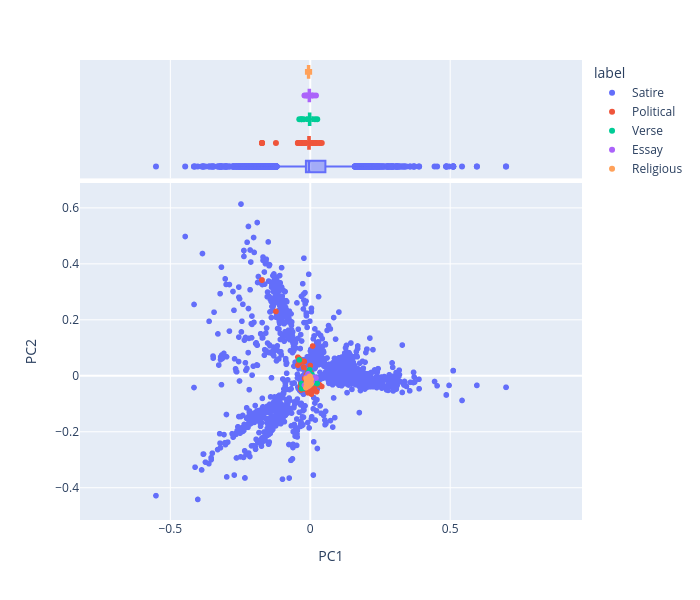

The notebook cell saved with this chart:
### Code cell
vis_pcs(DCM_pa, 1, 2)

### Figure 1 — Plotly figure (JSON) as saved in the notebook; plotly's stock layout.template omitted (floating-point values rounded to 4 significant figures; data arrays with more than 128 entries replaced by an {"elided": "..."} marker saying what was removed)
{"data": [{"hovertemplate": "<b>%{hovertext}</b><br><br>label=Satire<br>PC1=%{x}<br>PC2=%{y}<extra></extra>", "hovertext": {"elided": "2664 str values"}, "legendgroup": "Satire", "marker": {"color": "#636efa", "symbol": "circle"}, "mode": "markers", "name": "Satire", "showlegend": true, "type": "scattergl", "x": {"elided": "2664 float values"}, "xaxis": "x", "y": {"elided": "2664 float values"}, "yaxis": "y"}, {"alignmentgroup": "True", "hovertemplate": "<b>%{hovertext}</b><br><br>label=Satire<br>PC1=%{x}<extra></extra>", "hovertext": {"elided": "2664 str values"}, "legendgroup": "Satire", "marker": {"color": "#636efa", "symbol": "circle"}, "name": "Satire", "notched": true, "offsetgroup": "Satire", "showlegend": false, "type": "box", "x": {"elided": "2664 float values"}, "xaxis": "x2", "yaxis": "y2"}, {"hovertemplate": "<b>%{hovertext}</b><br><br>label=Political<br>PC1=%{x}<br>PC2=%{y}<extra></extra>", "hovertext": {"elided": "557 str values"}, "legendgroup": "Political", "marker": {"color": "#EF553B", "symbol": "circle"}, "mode": "markers", "name": "Political", "showlegend": true, "type": "scattergl", "x": {"elided": "557 float values"}, "xaxis": "x", "y": {"elided": "557 float values"}, "yaxis": "y"}, {"alignmentgroup": "True", "hovertemplate": "<b>%{hovertext}</b><br><br>label=Political<br>PC1=%{x}<extra></extra>", "hovertext": {"elided": "557 str values"}, "legendgroup": "Political", "marker": {"color": "#EF553B", "symbol": "circle"}, "name": "Political", "notched": true, "offsetgroup": "Political", "showlegend": false, "type": "box", "x": {"elided": "557 float values"}, "xaxis": "x2", "yaxis": "y2"}, {"hovertemplate": "<b>%{hovertext}</b><br><br>label=Verse<br>PC1=%{x}<br>PC2=%{y}<extra></extra>", "hovertext": ["Baucis and Philemon", "Baucis and Philemon", "Baucis and Philemon", "Baucis and Philemon", "Baucis and Philemon", "Baucis and Philemon", "Baucis and Philemon", "Baucis and Philemon", "Baucis and Philemon", "Baucis and Philemon", "Baucis and Philemon", "Baucis and Philemon", "Baucis and Philemon", "Baucis and Philemon", "Baucis and Philemon", "Baucis and Philemon", "Baucis and Philemon", "Baucis and Philemon", "Cadenus and Vanessa", "Cadenus and Vanessa", "Cadenus and Vanessa", "Cadenus and Vanessa", "Cadenus and Vanessa", "Cadenus and Vanessa", "Cadenus and Vanessa", "Cadenus and Vanessa", "Cadenus and Vanessa", "Cadenus and Vanessa", "Cadenus and Vanessa", "Cadenus and Vanessa", "Cadenus and Vanessa", "Cadenus and Vanessa", "Cadenus and Vanessa", "Cadenus and Vanessa", "Cadenus and Vanessa", "Cadenus and Vanessa", "Cadenus and Vanessa", "Cadenus and Vanessa", "Cadenus and Vanessa", "Cadenus and Vanessa", "Cadenus and Vanessa", "Cadenus and Vanessa", "Cadenus and Vanessa", "Cadenus and Vanessa", "Cadenus and Vanessa", "Cadenus and Vanessa", "Cadenus and Vanessa", "Cadenus and Vanessa", "Cadenus and Vanessa", "Cadenus and Vanessa", "Cadenus and Vanessa", "Cadenus and Vanessa", "Cadenus and Vanessa", "Cadenus and Vanessa", "Cadenus and Vanessa", "Cadenus and Vanessa", "Cadenus and Vanessa", "Cadenus and Vanessa", "Cadenus and Vanessa", "Cadenus and Vanessa", "Cadenus and Vanessa", "Cadenus and Vanessa", "Cadenus and Vanessa", "Cadenus and Vanessa", "Cadenus and Vanessa", "Cadenus and Vanessa", "The Logicians Refuted", "The Puppet Show", "The Puppet Show", "The Puppet Show", "The Puppet Show", "The Puppet Show", "The Puppet Show", "The Puppet Show", "The Puppet Show", "The Puppet Show", "The Puppet Show", "The Puppet Show", "The Puppet Show", "The Puppet Show", "The Puppet Show", "The Puppet Show", "The Puppet Show", "The Puppet Show", "The Puppet Show", "Stella's Birthday, 1718", "Stella's Birthday, 1718", "Stella's Birthday, 1720", "Stella's Birthday, 1720", "Stella's Birthday, 1720", "Stella's Birthday, 1720", "Stella's Birthday, 1722", "Stella's Birthday, 1722", "Stella's Birthday, 1722", "Stella's Birthday, 1722", "Stella's Birthday, 1722", "Stella's Birthday, 1722", "Stella's Birthday, 1722", "Stella's Birthday, 1722", "Stella's Birthday, 1722", "Stella's Birthday, 1722", "Stella's Birthday, 1724", "Stella's Birthday, 1724", "Stella's Birthday, 1724", "Stella's Birthday, 1724", "Stella's Birthday, March 13, 1726", "Stella's Birthday, March 13, 1726", "Stella's Birthday, March 13, 1726", "Stella's Birthday, March 13, 1726", "Stella's Birthday, March 13, 1726", "Stella's Birthday, March 13, 1726", "Stella's Birthday, March 13, 1726", "To Stella, Visiting me in my sickness", "To Stella, Visiting me in my sickness", "To Stella, Visiting me in my sickness", "To Stella, Visiting me in my sickness", "To Stella, Visiting me in my sickness", "To Stella, Visiting me in my sickness", "To Stella, Visiting me in my sickness", "To Stella, Visiting me in my sickness", "To Stella, Visiting me in my sickness", "To Stella, Visiting me in my sickness", "To Stella, Visiting me in my sickness", "To Stella, Visiting me in my sickness", "To Stella, Visiting me in my sickness", "To Stella, Visiting me in my sickness"], "legendgroup": "Verse", "marker": {"color": "#00cc96", "symbol": "circle"}, "mode": "markers", "name": "Verse", "showlegend": true, "type": "scattergl", "x": [-0.0008605, -0.001077, -0.002109, -0.005197, 0.00229, -0.0014, -0.0006957, 0.0001699, 0.001153, -0.002493, -0.0001624, -0.002671, 0.00792, -0.005301, -0.004183, 0.005562, -0.002008, -0.003306, -0.002909, 0.001645, -0.003418, 0.001444, -0.005227, 7.055e-05, 0.000645, -0.00572, -0.00913, -0.008882, 0.0006318, 0.00148, -0.0007121, -0.005158, -0.004715, -0.002903, 0.01678, 0.002855, -0.003121, -0.005773, -0.001563, -0.02278, -0.03097, -0.005055, 0.006167, 0.006624, -0.003395, -0.008121, -0.0007264, -0.004835, 0.005827, -0.03142, 0.001909, -0.006679, -0.003723, 0.002795, -0.004942, -0.001391, -0.0044, 0.0249, -0.0005351, -0.002117, 0.001482, -0.001449, -0.005466, -0.002246, -0.003321, -0.001132, -0.01156, 0.002014, -0.002201, -0.002407, -0.003725, 0.002417, -0.001806, 0.0002542, -0.002397, -0.006604, 0.002185, -0.007913, -0.01201, -0.001996, -0.007931, -0.001875, -0.001852, 0.0007927, 0.006365, -0.003981, -0.002099, -0.006166, -0.001868, -0.001215, 0.00507, -0.006669, -0.006033, -0.006897, 0.0006379, -0.005654, 0.002577, -0.001036, -0.0028, -0.0006221, -0.001428, -0.004176, 0.005507, 0.001193, 0.003318, -0.004846, -0.0003468, -0.002533, -0.006206, -0.005013, 6.298e-05, 0.008318, -0.007649, -0.005429, 0.004638, -0.001244, 0.0009147, 0.002391, -1.025e-06, -0.006272, 0.00754, -0.003533, -0.005807, -0.003223, 0.0005687, -0.03911], "xaxis": "x", "y": [-0.003147, -0.008985, -0.01616, -0.02854, -0.003444, -0.001369, -0.006751, -0.01383, -0.005942, -0.009635, -0.0049, -0.01107, -0.01031, -0.01769, -0.0006621, -0.01356, -0.009155, -0.009286, 0.002471, -0.0052, -0.008287, -0.02033, -0.01818, -0.01636, -0.01183, -0.02044, -0.008803, -0.01074, -0.0008696, -0.02128, -0.009894, -0.01997, -0.01225, -0.02161, -0.01992, -0.002775, -0.02118, -0.01415, -0.01858, -0.04363, -0.04489, -0.01522, 0.005261, -0.02746, -0.01317, -0.02683, -0.01121, -0.01039, -0.01965, -0.02703, -0.01652, -0.035, -0.01069, -0.02758, -0.03339, -0.02176, -0.02344, -0.02702, -0.009048, -0.01492, -0.01716, -0.01968, -0.01761, -0.02226, -0.01018, -0.0101, -0.02074, -0.002178, -0.01204, -0.002717, -0.008983, -0.006379, -0.008771, -0.003503, -0.008751, -0.01197, -0.003807, -0.00843, -0.001217, -0.005426, -0.005273, -0.006557, 0.02189, -0.00655, -0.009572, -0.008089, -0.01615, -0.01047, -0.01414, 0.0001665, -0.02009, 0.01199, -0.00699, -0.02039, -0.007687, -2.417e-05, 0.0004585, -0.01305, -0.005686, -0.008434, -0.007068, -0.01682, -0.01678, -0.01167, -0.01781, -0.01094, -0.01179, -0.01449, -0.006074, -0.01471, -0.009422, -0.008185, 0.01175, -0.01434, -0.006254, -0.01299, -0.0106, -0.01773, -0.00669, -0.02029, -0.01358, -0.01452, -0.007422, -0.01543, -0.009241, 0.05742], "yaxis": "y"}, {"alignmentgroup": "True", "hovertemplate": "<b>%{hovertext}</b><br><br>label=Verse<br>PC1=%{x}<extra></extra>", "hovertext": ["Baucis and Philemon", "Baucis and Philemon", "Baucis and Philemon", "Baucis and Philemon", "Baucis and Philemon", "Baucis and Philemon", "Baucis and Philemon", "Baucis and Philemon", "Baucis and Philemon", "Baucis and Philemon", "Baucis and Philemon", "Baucis and Philemon", "Baucis and Philemon", "Baucis and Philemon", "Baucis and Philemon", "Baucis and Philemon", "Baucis and Philemon", "Baucis and Philemon", "Cadenus and Vanessa", "Cadenus and Vanessa", "Cadenus and Vanessa", "Cadenus and Vanessa", "Cadenus and Vanessa", "Cadenus and Vanessa", "Cadenus and Vanessa", "Cadenus and Vanessa", "Cadenus and Vanessa", "Cadenus and Vanessa", "Cadenus and Vanessa", "Cadenus and Vanessa", "Cadenus and Vanessa", "Cadenus and Vanessa", "Cadenus and Vanessa", "Cadenus and Vanessa", "Cadenus and Vanessa", "Cadenus and Vanessa", "Cadenus and Vanessa", "Cadenus and Vanessa", "Cadenus and Vanessa", "Cadenus and Vanessa", "Cadenus and Vanessa", "Cadenus and Vanessa", "Cadenus and Vanessa", "Cadenus and Vanessa", "Cadenus and Vanessa", "Cadenus and Vanessa", "Cadenus and Vanessa", "Cadenus and Vanessa", "Cadenus and Vanessa", "Cadenus and Vanessa", "Cadenus and Vanessa", "Cadenus and Vanessa", "Cadenus and Vanessa", "Cadenus and Vanessa", "Cadenus and Vanessa", "Cadenus and Vanessa", "Cadenus and Vanessa", "Cadenus and Vanessa", "Cadenus and Vanessa", "Cadenus and Vanessa", "Cadenus and Vanessa", "Cadenus and Vanessa", "Cadenus and Vanessa", "Cadenus and Vanessa", "Cadenus and Vanessa", "Cadenus and Vanessa", "The Logicians Refuted", "The Puppet Show", "The Puppet Show", "The Puppet Show", "The Puppet Show", "The Puppet Show", "The Puppet Show", "The Puppet Show", "The Puppet Show", "The Puppet Show", "The Puppet Show", "The Puppet Show", "The Puppet Show", "The Puppet Show", "The Puppet Show", "The Puppet Show", "The Puppet Show", "The Puppet Show", "The Puppet Show", "Stella's Birthday, 1718", "Stella's Birthday, 1718", "Stella's Birthday, 1720", "Stella's Birthday, 1720", "Stella's Birthday, 1720", "Stella's Birthday, 1720", "Stella's Birthday, 1722", "Stella's Birthday, 1722", "Stella's Birthday, 1722", "Stella's Birthday, 1722", "Stella's Birthday, 1722", "Stella's Birthday, 1722", "Stella's Birthday, 1722", "Stella's Birthday, 1722", "Stella's Birthday, 1722", "Stella's Birthday, 1722", "Stella's Birthday, 1724", "Stella's Birthday, 1724", "Stella's Birthday, 1724", "Stella's Birthday, 1724", "Stella's Birthday, March 13, 1726", "Stella's Birthday, March 13, 1726", "Stella's Birthday, March 13, 1726", "Stella's Birthday, March 13, 1726", "Stella's Birthday, March 13, 1726", "Stella's Birthday, March 13, 1726", "Stella's Birthday, March 13, 1726", "To Stella, Visiting me in my sickness", "To Stella, Visiting me in my sickness", "To Stella, Visiting me in my sickness", "To Stella, Visiting me in my sickness", "To Stella, Visiting me in my sickness", "To Stella, Visiting me in my sickness", "To Stella, Visiting me in my sickness", "To Stella, Visiting me in my sickness", "To Stella, Visiting me in my sickness", "To Stella, Visiting me in my sickness", "To Stella, Visiting me in my sickness", "To Stella, Visiting me in my sickness", "To Stella, Visiting me in my sickness", "To Stella, Visiting me in my sickness"], "legendgroup": "Verse", "marker": {"color": "#00cc96", "symbol": "circle"}, "name": "Verse", "notched": true, "offsetgroup": "Verse", "showlegend": false, "type": "box", "x": [-0.0008605, -0.001077, -0.002109, -0.005197, 0.00229, -0.0014, -0.0006957, 0.0001699, 0.001153, -0.002493, -0.0001624, -0.002671, 0.00792, -0.005301, -0.004183, 0.005562, -0.002008, -0.003306, -0.002909, 0.001645, -0.003418, 0.001444, -0.005227, 7.055e-05, 0.000645, -0.00572, -0.00913, -0.008882, 0.0006318, 0.00148, -0.0007121, -0.005158, -0.004715, -0.002903, 0.01678, 0.002855, -0.003121, -0.005773, -0.001563, -0.02278, -0.03097, -0.005055, 0.006167, 0.006624, -0.003395, -0.008121, -0.0007264, -0.004835, 0.005827, -0.03142, 0.001909, -0.006679, -0.003723, 0.002795, -0.004942, -0.001391, -0.0044, 0.0249, -0.0005351, -0.002117, 0.001482, -0.001449, -0.005466, -0.002246, -0.003321, -0.001132, -0.01156, 0.002014, -0.002201, -0.002407, -0.003725, 0.002417, -0.001806, 0.0002542, -0.002397, -0.006604, 0.002185, -0.007913, -0.01201, -0.001996, -0.007931, -0.001875, -0.001852, 0.0007927, 0.006365, -0.003981, -0.002099, -0.006166, -0.001868, -0.001215, 0.00507, -0.006669, -0.006033, -0.006897, 0.0006379, -0.005654, 0.002577, -0.001036, -0.0028, -0.0006221, -0.001428, -0.004176, 0.005507, 0.001193, 0.003318, -0.004846, -0.0003468, -0.002533, -0.006206, -0.005013, 6.298e-05, 0.008318, -0.007649, -0.005429, 0.004638, -0.001244, 0.0009147, 0.002391, -1.025e-06, -0.006272, 0.00754, -0.003533, -0.005807, -0.003223, 0.0005687, -0.03911], "xaxis": "x2", "yaxis": "y2"}, {"hovertemplate": "<b>%{hovertext}</b><br><br>label=Essay<br>PC1=%{x}<br>PC2=%{y}<extra></extra>", "hovertext": ["Hints Towards an Essay on Conversation", "Hints Towards an Essay on Conversation", "Hints Towards an Essay on Conversation", "Hints Towards an Essay on Conversation", "Hints Towards an Essay on Conversation", "Hints Towards an Essay on Conversation", "Hints Towards an Essay on Conversation", "Hints Towards an Essay on Conversation", "Hints Towards an Essay on Conversation", "Hints Towards an Essay on Conversation", "Hints Towards an Essay on Conversation", "Hints Towards an Essay on Conversation", "Hints Towards an Essay on Conversation", "Hints Towards an Essay on Conversation", "Hints Towards an Essay on Conversation", "Hints Towards an Essay on Conversation", "Hints Towards an Essay on Conversation", "Hints Towards an Essay on Conversation", "Hints Towards an Essay on Conversation", "Hints Towards an Essay on Conversation", "Hints Towards an Essay on Conversation", "Hints Towards an Essay on Conversation", "Hints Towards an Essay on Conversation", "Thoughts on Various Subjects", "Thoughts on Various Subjects", "Thoughts on Various Subjects", "Thoughts on Various Subjects", "Thoughts on Various Subjects", "Thoughts on Various Subjects", "Thoughts on Various Subjects", "Thoughts on Various Subjects", "Thoughts on Various Subjects", "Thoughts on Various Subjects", "Thoughts on Various Subjects", "Thoughts on Various Subjects", "Thoughts on Various Subjects", "Thoughts on Various Subjects", "Thoughts on Various Subjects", "Thoughts on Various Subjects", "Thoughts on Various Subjects", "Thoughts on Various Subjects", "Thoughts on Various Subjects", "Thoughts on Various Subjects", "Thoughts on Various Subjects", "Thoughts on Various Subjects", "Thoughts on Various Subjects", "Thoughts on Various Subjects", "Thoughts on Various Subjects", "Thoughts on Various Subjects", "Thoughts on Various Subjects", "Thoughts on Various Subjects", "Thoughts on Various Subjects", "Thoughts on Various Subjects", "Thoughts on Various Subjects", "Thoughts on Various Subjects", "Thoughts on Various Subjects", "Thoughts on Various Subjects", "Thoughts on Various Subjects", "Thoughts on Various Subjects", "Thoughts on Various Subjects", "Thoughts on Various Subjects", "Thoughts on Various Subjects", "Thoughts on Various Subjects", "Thoughts on Various Subjects", "Thoughts on Various Subjects", "Thoughts on Various Subjects", "Thoughts on Various Subjects", "Thoughts on Various Subjects", "Thoughts on Various Subjects", "Thoughts on Various Subjects", "Thoughts on Various Subjects", "Thoughts on Various Subjects", "Thoughts on Various Subjects", "Thoughts on Various Subjects", "Thoughts on Various Subjects", "Thoughts on Various Subjects", "Thoughts on Various Subjects", "Thoughts on Various Subjects", "Thoughts on Various Subjects", "Thoughts on Various Subjects", "Thoughts on Various Subjects", "Thoughts on Various Subjects", "Thoughts on Various Subjects", "Thoughts on Various Subjects", "Thoughts on Various Subjects", "Thoughts on Various Subjects", "Thoughts on Various Subjects", "Thoughts on Various Subjects", "Thoughts on Various Subjects", "Thoughts on Various Subjects", "Thoughts on Various Subjects", "Thoughts on Various Subjects", "Thoughts on Various Subjects", "Thoughts on Various Subjects", "Thoughts on Various Subjects", "Thoughts on Various Subjects", "Thoughts on Various Subjects", "Thoughts on Various Subjects", "Thoughts on Various Subjects", "Thoughts on Various Subjects", "Thoughts on Various Subjects", "Thoughts on Various Subjects", "Thoughts on Various Subjects", "Thoughts on Various Subjects", "Thoughts on Various Subjects", "Thoughts on Various Subjects", "Thoughts on Various Subjects", "Thoughts on Various Subjects", "Thoughts on Various Subjects", "Thoughts on Various Subjects", "Thoughts on Various Subjects", "Thoughts on Various Subjects", "Thoughts on Various Subjects", "Thoughts on Various Subjects", "Thoughts on Various Subjects", "Thoughts on Various Subjects", "Thoughts on Various Subjects", "Thoughts on Various Subjects"], "legendgroup": "Essay", "marker": {"color": "#ab63fa", "symbol": "circle"}, "mode": "markers", "name": "Essay", "showlegend": true, "type": "scattergl", "x": [0.004196, -0.008354, -0.00531, -0.003252, -0.00846, -0.007894, -0.008305, -0.005802, -0.003824, -0.01135, -0.007955, -0.001334, -0.006576, -0.02071, -0.008859, -0.008366, -0.007417, -0.007122, -0.007383, -0.007527, -0.00484, -0.006598, -0.007671, -0.001158, 0.001128, -0.006019, -0.003911, 0.004644, 0.0009939, -0.007199, -0.001604, -0.002938, -0.001219, -0.002641, -0.003453, 0.006698, -0.003792, 0.003652, -0.0015, -0.002066, -0.00276, -0.008353, 0.001605, -0.004349, -0.01496, -0.004655, 0.002956, -0.005752, -0.001697, -0.005388, -0.005374, -0.004065, 0.003402, 0.002504, -0.006129, -0.006802, -0.002706, 0.01153, 0.0009958, -0.004824, -0.002484, -0.005187, -0.004486, -0.003695, -0.001176, -0.003642, 0.002861, 0.002604, -0.00289, -0.0006549, -0.001957, -0.005622, 0.002374, -0.0002967, 0.02038, -0.006945, -0.0005348, -0.006884, -0.001672, -0.003358, -0.003795, -0.001878, 0.0001096, -0.007996, -0.007639, -0.005912, -0.004381, -0.00301, 0.0005638, -0.001168, 0.001712, -0.002519, 0.001331, -0.005046, -0.006473, 0.005088, 0.006496, -0.003555, -0.002818, 0.0008075, -0.004106, -0.002636, -0.003676, 0.001052, 0.003285, -0.009552, 0.003858, -0.003431, 0.002052, -0.004323, -0.001594, -0.00143, 0.005562, -0.006986, -0.007037, -0.0007217, -0.00594, -0.005752], "xaxis": "x", "y": [-0.01546, -0.03572, -0.01626, -0.01064, -0.03829, -0.03055, -0.009912, -0.01883, -0.01457, -0.02194, -0.02214, -0.02657, -0.01639, -0.03325, -0.02361, -0.0244, -0.03102, -0.02483, -0.03391, -0.0211, -0.02046, -0.03116, -0.02793, -0.006234, -0.01355, -0.01391, -0.01362, -0.005744, -0.01836, -0.01154, -0.01255, -0.01306, -0.008873, -0.009252, -0.007269, -0.0118, -0.01106, -0.01705, -0.01079, -0.002403, -0.009404, -0.02272, -0.008452, -0.01484, -0.004095, -0.02218, -0.01855, -0.004105, -0.01049, -0.01198, -0.0285, -0.01393, -0.02277, -0.01278, -0.01136, -0.01273, -0.01058, -0.00415, -0.007872, -0.01279, -0.007171, -0.01622, -0.0065, -0.009252, -0.00993, -0.003546, -0.01464, -0.0084, -0.01171, -0.005765, -0.01324, -0.01755, -0.01704, -0.01383, -0.007298, -0.02092, -0.001278, -0.02068, -0.01199, -0.01472, -0.006679, -0.03037, -0.005345, 0.007591, -0.01734, -0.01131, -0.008279, -0.01588, -0.008582, -0.01373, -0.0088, -0.01934, -0.009306, -0.007991, -0.01121, -0.01046, -0.02099, -0.01624, -0.007373, -0.01399, -0.005278, -0.007481, -0.008899, -0.005127, -0.01198, -0.009107, -0.007888, -0.009712, -0.01496, -0.00846, -0.01809, -0.006506, -0.01659, -0.007521, -0.01367, -0.0107, -0.01283, 0.002142], "yaxis": "y"}, {"alignmentgroup": "True", "hovertemplate": "<b>%{hovertext}</b><br><br>label=Essay<br>PC1=%{x}<extra></extra>", "hovertext": ["Hints Towards an Essay on Conversation", "Hints Towards an Essay on Conversation", "Hints Towards an Essay on Conversation", "Hints Towards an Essay on Conversation", "Hints Towards an Essay on Conversation", "Hints Towards an Essay on Conversation", "Hints Towards an Essay on Conversation", "Hints Towards an Essay on Conversation", "Hints Towards an Essay on Conversation", "Hints Towards an Essay on Conversation", "Hints Towards an Essay on Conversation", "Hints Towards an Essay on Conversation", "Hints Towards an Essay on Conversation", "Hints Towards an Essay on Conversation", "Hints Towards an Essay on Conversation", "Hints Towards an Essay on Conversation", "Hints Towards an Essay on Conversation", "Hints Towards an Essay on Conversation", "Hints Towards an Essay on Conversation", "Hints Towards an Essay on Conversation", "Hints Towards an Essay on Conversation", "Hints Towards an Essay on Conversation", "Hints Towards an Essay on Conversation", "Thoughts on Various Subjects", "Thoughts on Various Subjects", "Thoughts on Various Subjects", "Thoughts on Various Subjects", "Thoughts on Various Subjects", "Thoughts on Various Subjects", "Thoughts on Various Subjects", "Thoughts on Various Subjects", "Thoughts on Various Subjects", "Thoughts on Various Subjects", "Thoughts on Various Subjects", "Thoughts on Various Subjects", "Thoughts on Various Subjects", "Thoughts on Various Subjects", "Thoughts on Various Subjects", "Thoughts on Various Subjects", "Thoughts on Various Subjects", "Thoughts on Various Subjects", "Thoughts on Various Subjects", "Thoughts on Various Subjects", "Thoughts on Various Subjects", "Thoughts on Various Subjects", "Thoughts on Various Subjects", "Thoughts on Various Subjects", "Thoughts on Various Subjects", "Thoughts on Various Subjects", "Thoughts on Various Subjects", "Thoughts on Various Subjects", "Thoughts on Various Subjects", "Thoughts on Various Subjects", "Thoughts on Various Subjects", "Thoughts on Various Subjects", "Thoughts on Various Subjects", "Thoughts on Various Subjects", "Thoughts on Various Subjects", "Thoughts on Various Subjects", "Thoughts on Various Subjects", "Thoughts on Various Subjects", "Thoughts on Various Subjects", "Thoughts on Various Subjects", "Thoughts on Various Subjects", "Thoughts on Various Subjects", "Thoughts on Various Subjects", "Thoughts on Various Subjects", "Thoughts on Various Subjects", "Thoughts on Various Subjects", "Thoughts on Various Subjects", "Thoughts on Various Subjects", "Thoughts on Various Subjects", "Thoughts on Various Subjects", "Thoughts on Various Subjects", "Thoughts on Various Subjects", "Thoughts on Various Subjects", "Thoughts on Various Subjects", "Thoughts on Various Subjects", "Thoughts on Various Subjects", "Thoughts on Various Subjects", "Thoughts on Various Subjects", "Thoughts on Various Subjects", "Thoughts on Various Subjects", "Thoughts on Various Subjects", "Thoughts on Various Subjects", "Thoughts on Various Subjects", "Thoughts on Various Subjects", "Thoughts on Various Subjects", "Thoughts on Various Subjects", "Thoughts on Various Subjects", "Thoughts on Various Subjects", "Thoughts on Various Subjects", "Thoughts on Various Subjects", "Thoughts on Various Subjects", "Thoughts on Various Subjects", "Thoughts on Various Subjects", "Thoughts on Various Subjects", "Thoughts on Various Subjects", "Thoughts on Various Subjects", "Thoughts on Various Subjects", "Thoughts on Various Subjects", "Thoughts on Various Subjects", "Thoughts on Various Subjects", "Thoughts on Various Subjects", "Thoughts on Various Subjects", "Thoughts on Various Subjects", "Thoughts on Various Subjects", "Thoughts on Various Subjects", "Thoughts on Various Subjects", "Thoughts on Various Subjects", "Thoughts on Various Subjects", "Thoughts on Various Subjects", "Thoughts on Various Subjects", "Thoughts on Various Subjects", "Thoughts on Various Subjects", "Thoughts on Various Subjects", "Thoughts on Various Subjects", "Thoughts on Various Subjects"], "legendgroup": "Essay", "marker": {"color": "#ab63fa", "symbol": "circle"}, "name": "Essay", "notched": true, "offsetgroup": "Essay", "showlegend": false, "type": "box", "x": [0.004196, -0.008354, -0.00531, -0.003252, -0.00846, -0.007894, -0.008305, -0.005802, -0.003824, -0.01135, -0.007955, -0.001334, -0.006576, -0.02071, -0.008859, -0.008366, -0.007417, -0.007122, -0.007383, -0.007527, -0.00484, -0.006598, -0.007671, -0.001158, 0.001128, -0.006019, -0.003911, 0.004644, 0.0009939, -0.007199, -0.001604, -0.002938, -0.001219, -0.002641, -0.003453, 0.006698, -0.003792, 0.003652, -0.0015, -0.002066, -0.00276, -0.008353, 0.001605, -0.004349, -0.01496, -0.004655, 0.002956, -0.005752, -0.001697, -0.005388, -0.005374, -0.004065, 0.003402, 0.002504, -0.006129, -0.006802, -0.002706, 0.01153, 0.0009958, -0.004824, -0.002484, -0.005187, -0.004486, -0.003695, -0.001176, -0.003642, 0.002861, 0.002604, -0.00289, -0.0006549, -0.001957, -0.005622, 0.002374, -0.0002967, 0.02038, -0.006945, -0.0005348, -0.006884, -0.001672, -0.003358, -0.003795, -0.001878, 0.0001096, -0.007996, -0.007639, -0.005912, -0.004381, -0.00301, 0.0005638, -0.001168, 0.001712, -0.002519, 0.001331, -0.005046, -0.006473, 0.005088, 0.006496, -0.003555, -0.002818, 0.0008075, -0.004106, -0.002636, -0.003676, 0.001052, 0.003285, -0.009552, 0.003858, -0.003431, 0.002052, -0.004323, -0.001594, -0.00143, 0.005562, -0.006986, -0.007037, -0.0007217, -0.00594, -0.005752], "xaxis": "x2", "yaxis": "y2"}, {"hovertemplate": "<b>%{hovertext}</b><br><br>label=Religious<br>PC1=%{x}<br>PC2=%{y}<extra></extra>", "hovertext": ["First Prayer for Stella", "Second Prayer for Stella (Oct 17, 1727)", "Third Prayer for Stella (Nov 6, 1727)", "On Mutual Subjection", "On Mutual Subjection", "On Mutual Subjection", "On Mutual Subjection", "On Mutual Subjection", "On Mutual Subjection", "On Mutual Subjection", "On Mutual Subjection", "On Mutual Subjection", "On Mutual Subjection", "On Mutual Subjection", "On Mutual Subjection", "On Mutual Subjection", "On Mutual Subjection", "On Mutual Subjection", "On Mutual Subjection", "On Mutual Subjection", "On Mutual Subjection", "On Mutual Subjection", "On Sleeping in Church", "On Sleeping in Church", "On Sleeping in Church", "On Sleeping in Church", "On Sleeping in Church", "On Sleeping in Church", "On Sleeping in Church", "On Sleeping in Church", "On Sleeping in Church", "On Sleeping in Church", "On Sleeping in Church", "On Sleeping in Church", "On Sleeping in Church", "On Sleeping in Church", "On Sleeping in Church", "On Sleeping in Church", "On Sleeping in Church", "On Sleeping in Church", "On Sleeping in Church", "On Sleeping in Church", "On Sleeping in Church", "On Sleeping in Church", "On Sleeping in Church", "On Sleeping in Church", "On Sleeping in Church", "On Sleeping in Church", "On Sleeping in Church", "On Sleeping in Church", "On Sleeping in Church", "On the Wisdom of This World", "On the Wisdom of This World", "On the Wisdom of This World", "On the Wisdom of This World", "On the Wisdom of This World", "On the Wisdom of This World", "On the Wisdom of This World", "On the Wisdom of This World", "On the Wisdom of This World", "On the Wisdom of This World", "On the Wisdom of This World", "On the Wisdom of This World", "On the Wisdom of This World", "On the Wisdom of This World", "On the Wisdom of This World", "On the Wisdom of This World", "On the Wisdom of This World", "On the Wisdom of This World", "On the Wisdom of This World", "On the Wisdom of This World", "On the Wisdom of This World", "On the Wisdom of This World", "On the Wisdom of This World", "On the Wisdom of This World", "On the Wisdom of This World", "On the Wisdom of This World", "On the Wisdom of This World", "On the Wisdom of This World", "On the Wisdom of This World", "On the Wisdom of This World", "On the Wisdom of This World", "On the Wisdom of This World", "On the Wisdom of This World", "On the Wisdom of This World", "On the Wisdom of This World", "On the Wisdom of This World", "On the Wisdom of This World", "On the Wisdom of This World", "On the Wisdom of This World", "On the Wisdom of This World", "On the Wisdom of This World", "On the Wisdom of This World"], "legendgroup": "Religious", "marker": {"color": "#FFA15A", "symbol": "circle"}, "mode": "markers", "name": "Religious", "showlegend": true, "type": "scattergl", "x": [-0.005673, -0.01158, -0.008695, -0.003132, -0.003767, -0.01018, -0.006193, -0.01444, -0.003494, -0.01072, -0.008931, -0.01203, -0.004107, -0.004091, -0.01009, -0.004117, -0.003736, -0.01009, -0.009551, -0.00379, -0.008883, -0.001758, -0.006227, -0.004202, -0.006508, -0.006605, -0.01338, -0.001046, -0.004888, -0.006105, -0.013, -0.008916, -0.005086, -0.01215, -0.006801, -0.009895, 0.000359, -0.00367, -0.001834, -0.008717, -0.005783, -0.0155, -0.005192, 0.002921, -0.009284, -0.007582, -0.007399, -0.005494, 0.002301, -0.008555, -0.01488, -0.002554, -0.008692, -0.006694, -0.001484, -0.007478, -0.005291, -0.006942, -0.003031, -0.00308, -0.007012, -0.006942, -0.004389, -0.01097, -0.004382, -0.001408, -0.005651, -0.001011, -0.004669, -0.004099, -0.005311, -0.003183, -0.007097, -0.005498, -0.001333, -0.00278, -0.004347, -0.003171, -0.003382, -0.00046, -0.0006128, -0.002323, -0.00544, -0.007136, -0.008067, -0.004516, -0.00096, -0.007837, -0.00387, -0.007872, 0.003163, -0.009521, -0.0034], "xaxis": "x", "y": [-0.01136, -0.01598, -0.01572, -0.002095, -0.01123, -0.02861, -0.02653, -0.03679, -0.01887, -0.03336, -0.01661, -0.02622, -0.0169, -0.01195, -0.01933, -0.02439, -0.03455, -0.03746, -0.03616, -0.02124, -0.01861, -0.007367, -0.008757, -0.01225, -0.009793, -0.02733, -0.02557, -0.01206, -0.01565, -0.0112, -0.02457, -0.008715, -0.00906, -0.01767, -0.0136, -0.02745, -0.008883, -0.01462, -0.02148, -0.03395, -0.006422, -0.04186, -0.01772, -0.02824, -0.01531, -0.0134, -0.02142, -0.01751, -0.02435, -0.02783, -0.008974, -0.008024, -0.03623, -0.0357, -0.01444, -0.01852, -0.03028, -0.01808, -0.01076, -0.01113, -0.02048, -0.01808, -0.02117, -0.02733, -0.02489, -0.02724, -0.01446, -0.02584, -0.01984, -0.01704, -0.01405, -0.01028, -0.02232, -0.01432, -0.01541, -0.0191, -0.01772, -0.02329, -0.01522, -0.009749, -0.001103, -0.00876, -0.0114, -0.02745, -0.02174, -0.01607, -0.01558, -0.01225, -0.02395, -0.02401, -0.01225, -0.03297, -0.005774], "yaxis": "y"}, {"alignmentgroup": "True", "hovertemplate": "<b>%{hovertext}</b><br><br>label=Religious<br>PC1=%{x}<extra></extra>", "hovertext": ["First Prayer for Stella", "Second Prayer for Stella (Oct 17, 1727)", "Third Prayer for Stella (Nov 6, 1727)", "On Mutual Subjection", "On Mutual Subjection", "On Mutual Subjection", "On Mutual Subjection", "On Mutual Subjection", "On Mutual Subjection", "On Mutual Subjection", "On Mutual Subjection", "On Mutual Subjection", "On Mutual Subjection", "On Mutual Subjection", "On Mutual Subjection", "On Mutual Subjection", "On Mutual Subjection", "On Mutual Subjection", "On Mutual Subjection", "On Mutual Subjection", "On Mutual Subjection", "On Mutual Subjection", "On Sleeping in Church", "On Sleeping in Church", "On Sleeping in Church", "On Sleeping in Church", "On Sleeping in Church", "On Sleeping in Church", "On Sleeping in Church", "On Sleeping in Church", "On Sleeping in Church", "On Sleeping in Church", "On Sleeping in Church", "On Sleeping in Church", "On Sleeping in Church", "On Sleeping in Church", "On Sleeping in Church", "On Sleeping in Church", "On Sleeping in Church", "On Sleeping in Church", "On Sleeping in Church", "On Sleeping in Church", "On Sleeping in Church", "On Sleeping in Church", "On Sleeping in Church", "On Sleeping in Church", "On Sleeping in Church", "On Sleeping in Church", "On Sleeping in Church", "On Sleeping in Church", "On Sleeping in Church", "On the Wisdom of This World", "On the Wisdom of This World", "On the Wisdom of This World", "On the Wisdom of This World", "On the Wisdom of This World", "On the Wisdom of This World", "On the Wisdom of This World", "On the Wisdom of This World", "On the Wisdom of This World", "On the Wisdom of This World", "On the Wisdom of This World", "On the Wisdom of This World", "On the Wisdom of This World", "On the Wisdom of This World", "On the Wisdom of This World", "On the Wisdom of This World", "On the Wisdom of This World", "On the Wisdom of This World", "On the Wisdom of This World", "On the Wisdom of This World", "On the Wisdom of This World", "On the Wisdom of This World", "On the Wisdom of This World", "On the Wisdom of This World", "On the Wisdom of This World", "On the Wisdom of This World", "On the Wisdom of This World", "On the Wisdom of This World", "On the Wisdom of This World", "On the Wisdom of This World", "On the Wisdom of This World", "On the Wisdom of This World", "On the Wisdom of This World", "On the Wisdom of This World", "On the Wisdom of This World", "On the Wisdom of This World", "On the Wisdom of This World", "On the Wisdom of This World", "On the Wisdom of This World", "On the Wisdom of This World", "On the Wisdom of This World", "On the Wisdom of This World"], "legendgroup": "Religious", "marker": {"color": "#FFA15A", "symbol": "circle"}, "name": "Religious", "notched": true, "offsetgroup": "Religious", "showlegend": false, "type": "box", "x": [-0.005673, -0.01158, -0.008695, -0.003132, -0.003767, -0.01018, -0.006193, -0.01444, -0.003494, -0.01072, -0.008931, -0.01203, -0.004107, -0.004091, -0.01009, -0.004117, -0.003736, -0.01009, -0.009551, -0.00379, -0.008883, -0.001758, -0.006227, -0.004202, -0.006508, -0.006605, -0.01338, -0.001046, -0.004888, -0.006105, -0.013, -0.008916, -0.005086, -0.01215, -0.006801, -0.009895, 0.000359, -0.00367, -0.001834, -0.008717, -0.005783, -0.0155, -0.005192, 0.002921, -0.009284, -0.007582, -0.007399, -0.005494, 0.002301, -0.008555, -0.01488, -0.002554, -0.008692, -0.006694, -0.001484, -0.007478, -0.005291, -0.006942, -0.003031, -0.00308, -0.007012, -0.006942, -0.004389, -0.01097, -0.004382, -0.001408, -0.005651, -0.001011, -0.004669, -0.004099, -0.005311, -0.003183, -0.007097, -0.005498, -0.001333, -0.00278, -0.004347, -0.003171, -0.003382, -0.00046, -0.0006128, -0.002323, -0.00544, -0.007136, -0.008067, -0.004516, -0.00096, -0.007837, -0.00387, -0.007872, 0.003163, -0.009521, -0.0034], "xaxis": "x2", "yaxis": "y2"}], "layout": {"height": 600, "legend": {"title": {"text": "label"}, "tracegroupgap": 0}, "margin": {"t": 60}, "width": 700, "xaxis": {"anchor": "y", "domain": [0, 1], "title": {"text": "PC1"}}, "xaxis2": {"anchor": "y2", "domain": [0, 1], "matches": "x", "showgrid": true, "showticklabels": false}, "yaxis": {"anchor": "x", "domain": [0, 0.7326], "scaleanchor": "x", "scaleratio": 1, "title": {"text": "PC2"}}, "yaxis2": {"anchor": "x2", "domain": [0.7426, 1], "matches": "y2", "scaleanchor": "x", "scaleratio": 1, "showgrid": false, "showline": false, "showticklabels": false, "ticks": ""}}}
